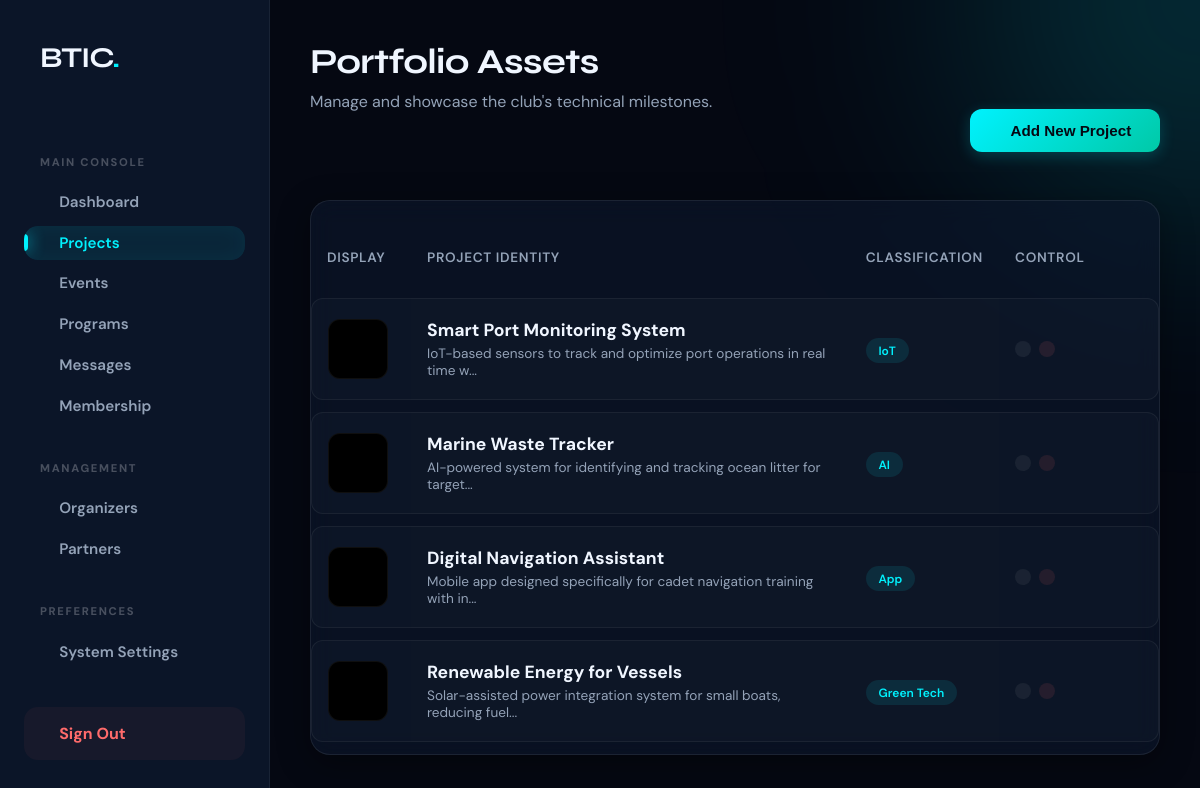
The app's page /admin/projects.php (signed in) with its own data.
### tables this page shows
CREATE TABLE `projects` (
  `id` int(11) NOT NULL AUTO_INCREMENT,
  `title` varchar(100) NOT NULL,
  `description` text NOT NULL,
  `category` varchar(50) DEFAULT NULL,
  `tags` varchar(255) DEFAULT NULL,
  `image_url` varchar(255) DEFAULT NULL,
  `project_url` varchar(255) DEFAULT '#',
  `is_featured` tinyint(1) DEFAULT 0,
  `created_at` timestamp DEFAULT CURRENT_TIMESTAMP,
  PRIMARY KEY (`id`)
);

### admin/projects.php (the view, shortened to what this page needs)
<?php
include '../db_connect.php';
$projects = $conn->query("SELECT * FROM projects ORDER BY created_at DESC")->fetchAll(PDO::FETCH_ASSOC);
include 'includes/header.php';
?>
<div class="dashboard-wrapper">
    <?php include 'includes/sidebar.php'; ?>
    <main class="main-content">
        <header class="page-header"
            style="display: flex; justify-content: space-between; align-items: flex-end; margin-bottom: 3rem; flex-wrap: wrap; gap: 1.5rem;">
            <div>
                <h1 class="section-title">Portfolio Assets</h1>
                <p class="section-subtitle">Manage and showcase the club's technical milestones.</p>
            </div>
            <button class="btn btn-primary" onclick="openModal()">
                <i class="ri-add-line"></i> Add New Project
            </button>
        </header>
        <div class="glass-card" style="padding: 0; overflow: hidden;">
            <table class="premium-table">
                <thead>
                    <tr>
                        <th width="100">Display</th>
                        <th>Project Identity</th>
                        <th>Classification</th>
                        <th width="160">Control</th>
                    </tr>
                </thead>
                <tbody>
                    <?php foreach ($projects as $proj): ?>
                        <tr>
                            <td data-label="Display">
                                <div
                                    style="width: 60px; height: 60px; border-radius: 12px; overflow: hidden; background: #000; border: 1px solid var(--border);">
                                    <?php if ($proj['image_url']): ?>
                                        <img src="<?php echo htmlspecialchars($proj['image_url']); ?>"
                                            style="width: 100%; height: 100%; object-fit: cover;">
                                    <?php else: ?>
                                        <div
                                            style="width: 100%; height: 100%; display: flex; align-items: center; justify-content: center; color: var(--muted);">
                                        </div>
                                    <?php endif; ?>
                                </div>
                            </td>
                            <td data-label="Project Identity">
                                <div style="font-weight: 700; font-size: 1.1rem; color: var(--white);">
                                    <?php echo htmlspecialchars($proj['title']); ?></div>
                                <div style="font-size: 0.85rem; color: var(--muted); margin-top: 0.25rem;">
                                    <?php echo substr(htmlspecialchars($proj['description']), 0, 70) . '...'; ?>
                                </div>
                            </td>
                            <td data-label="Classification">
                                <span class="badge badge-accent"><?php echo htmlspecialchars($proj['category']); ?></span>
                            </td>
                            <td data-label="Control">
                                <div style="display: flex; gap: 0.5rem;">
                                    <a href="#" class="btn btn-secondary" style="padding: 0.5rem; border-radius: 10px;"
                                        title="Edit"><i class="ri-pencil-line"></i></a>
                                    <a href="projects.php?delete=<?php echo $proj['id']; ?>" class="btn"
                                        style="padding: 0.5rem; border-radius: 10px; background: rgba(255,107,107,0.1); color: #ff6b6b;"
                                        onclick="return confirm('Are you sure?')" title="Delete"></a>
                                </div>
                            </td>
                        </tr>
                    <?php endforeach; ?>
                </tbody>
            </table>
        </div>
    </main>
</div>
</body>
</html>

### admin/includes/header.php (style rules this page uses)
:root { --bg-deep: #050812; --surface: rgba(13, 24, 45, 0.6); --surface-hover: rgba(18, 32, 60, 0.8); --accent: #00f2fe; --accent-glow: rgba(0, 242, 254, 0.2); --teal: #00c9a7; --sky: #38bdf8; --amber: #f5a623; --error: #ff4d4f; --white: #f0f6ff; --muted: #94a3b8; --border: rgba(255, 255, 255, 0.06); --glass-border: rgba(255, 255, 255, 0.08); --shadow: 0 8px 32px rgba(0, 0, 0, 0.4); --sidebar-width: 270px; }
* { margin: 0; padding: 0; box-sizing: border-box; }
body { font-family: 'DM Sans', sans-serif; background-color: var(--bg-deep); color: var(--white); min-height: 100vh; overflow-x: hidden; }
.dashboard-wrapper { display: flex; min-height: 100vh; position: relative; }
.main-content { flex: 1; margin-left: var(--sidebar-width); padding: 2.5rem; transition: all 0.4s cubic-bezier(0.4, 0, 0.2, 1); position: relative; z-index: 1; }
.glass-card { background: var(--surface); backdrop-filter: blur(12px); border: 1px solid var(--glass-border); border-radius: 20px; padding: 2rem; box-shadow: var(--shadow); transition: transform 0.3s ease, border-color 0.3s ease; }
h1, h2, h3, .logo-text { font-family: 'Syne', sans-serif; font-weight: 700; }
.section-title { font-size: 2.2rem; margin-bottom: 0.5rem; letter-spacing: -0.02em; }
.section-subtitle { color: var(--muted); margin-bottom: 2.5rem; font-size: 1rem; }
.btn { display: inline-flex; align-items: center; gap: 0.75rem; padding: 0.8rem 1.8rem; border-radius: 12px; font-size: 0.95rem; font-weight: 600; cursor: pointer; text-decoration: none; border: none; transition: all 0.3s cubic-bezier(0.4, 0, 0.2, 1); white-space: nowrap; }
.btn-primary { background: linear-gradient(135deg, var(--accent), var(--teal)); color: #050812; box-shadow: 0 4px 15px var(--accent-glow); }
.btn-secondary { background: var(--border); color: var(--white); }
.premium-table { width: 100%; border-collapse: separate; border-spacing: 0 0.75rem; margin-top: 1rem; }
.premium-table th { padding: 1.25rem 1rem; text-align: left; color: var(--muted); font-weight: 600; font-size: 0.85rem; text-transform: uppercase; letter-spacing: 0.05em; }
.premium-table td { padding: 1.25rem 1rem; background: rgba(255, 255, 255, 0.02); border-top: 1px solid var(--border); border-bottom: 1px solid var(--border); vertical-align: middle; }
.premium-table tr td:first-child { border-left: 1px solid var(--border); border-top-left-radius: 12px; border-bottom-left-radius: 12px; }
.premium-table tr td:last-child { border-right: 1px solid var(--border); border-top-right-radius: 12px; border-bottom-right-radius: 12px; }
.badge { font-size: 0.75rem; padding: 0.3rem 0.8rem; border-radius: 20px; font-weight: 600; background: var(--border); color: var(--muted); }
.badge-accent { background: rgba(0, 242, 254, 0.1); color: var(--accent); }

### records on screen
projects: title "Smart Port Monitoring System", description "IoT-based sensors to track and optimize port operations in real time w", category "IoT"
projects: title "Marine Waste Tracker", description "AI-powered system for identifying and tracking ocean litter for target", category "AI"
projects: title "Digital Navigation Assistant", description "Mobile app designed specifically for cadet navigation training with in", category "App"
projects: title "Renewable Energy for Vessels", description "Solar-assisted power integration system for small boats, reducing fuel", category "Green Tech"
